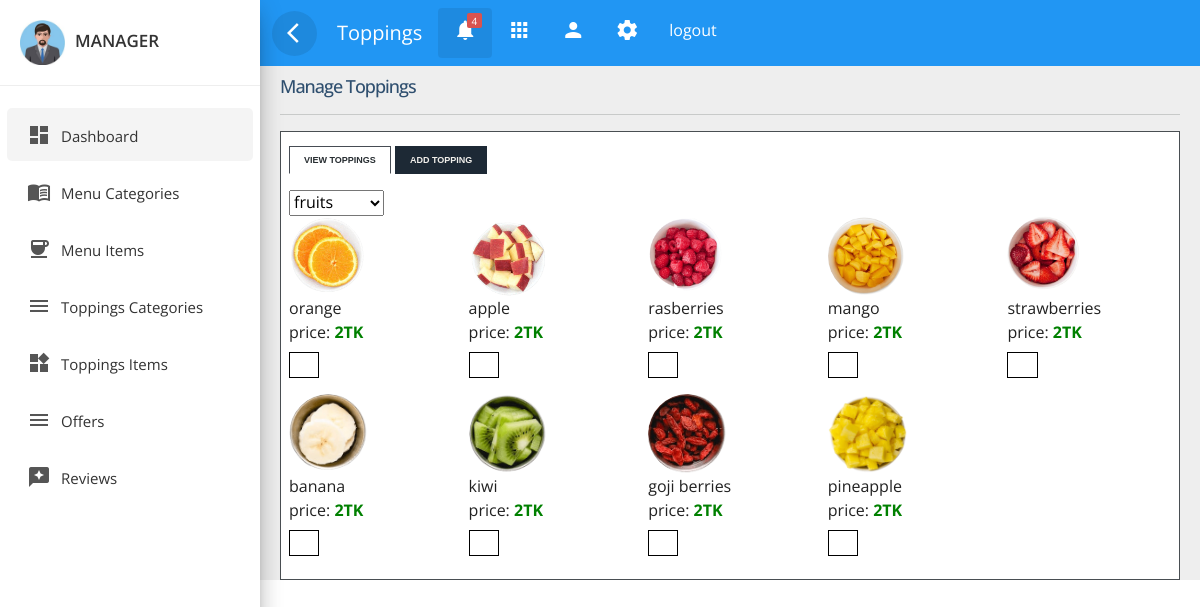
Screenshot of /admin_panel/manager/manager_toppings.php (signed in) with the database file from the repository.
### tables this page shows
CREATE TABLE `toppings` (
  `topping_id` int(11) NOT NULL,
  `topping_name` varchar(30) NOT NULL,
  `topping_image` varchar(30) NOT NULL,
  `topping_price` float NOT NULL,
  `topping_category_id` int(11) NOT NULL
);

### admin_panel/manager/manager_toppings.php (the view, shortened to what this page needs)
<!doctype html>
<html lang="en">
<head>
	<link rel="stylesheet" href="../../plugins/bootstrap-5.1.3/css/bootstrap.min.css">
	<link rel="stylesheet" href="../css/custom.css">
	<link rel="stylesheet" href="../css/sidebar.css">
	<link rel="stylesheet" href="../css/top_navbar.css">
	<link rel="stylesheet" href="../css/tabbed_box.css">
</head>
<body>
	<?php
include_once('../../includes/db_connect.php');
?>
	<div class="wrapper">
		<?php
        include('../includes/manager_sidebar.php'); ?>
		<div id="content">
			<?php
        $section = "Toppings";
        include('../includes/top_navbar.php'); ?>
			<div class="main-content">
				<div id="tabbed_box" class="tabbed_box">
					<h4>Manage Toppings</h4>
					<hr />
					<div class="tabbed_area">
						<ul class="tabs">
							<li><a href="javascript:tabSwitch('tab_1', 'content_1');" id="tab_1" class="active">View
									Toppings</a></li>
							<li><a href="javascript:tabSwitch('tab_2', 'content_2');" id="tab_2">Add Topping</a></li>
						</ul>
						<div id="content_1" class="content">
							<div class="row ">
								<div class="col-lg-12 col-md-12">
									<div class="card">
										<div class="card-content">
											<?php
                                        $query = "SELECT topping_category_name FROM toppingscategory";
                                        $result = mysqli_query($conn, $query);
                                        echo "<select class='menu-tabs2'>";
                                        while ($row = mysqli_fetch_assoc($result)) { ?>
											<option class="menu-tab-item"
												data-target="#<?php echo $row['topping_category_name'] ?>">
												<?php echo $row['topping_category_name'] ?>
											</option>
											<?php }
                                        echo "</select>";
                                        $query = "SELECT topping_id, topping_name, topping_price, topping_image,t1.topping_category_id,topping_category_name
                                       FROM toppings t1,toppingscategory t2 WHERE t1.topping_category_id=t2.topping_category_id";
                                        $result = mysqli_query($conn, $query); ?>
											<div class="toppings">
												<?php
                                        while ($row = mysqli_fetch_assoc($result)) { ?>
												<div class="toppings_info topping_<?php echo $row['topping_id']; ?> <?php if ($row['topping_category_id'] == 1) {
		                                        echo 'show';
	                                        } ?>"
													id="<?php echo $row['topping_category_name']; ?>">
													<div class="topping-img">
														<img id="image_<?php echo $row['topping_id']; ?>"
															src="../../<?php echo $row['topping_image'] ?>">
													</div>
													<div class="card-title">
														<span id="name_<?php echo $row['topping_id']; ?>">
															<?php echo $row['topping_name'] ?>
														</span>
														<span>price:<span class="topping-price"
																id="price_<?php echo $row['topping_id']; ?>">
																<?php echo $row['topping_price'] ?>TK
															</span></span>
													</div>
													<div class="card-button">
														<button class="update_topping"
															id="<?php echo $row['topping_id'] ?>">
														</button>
														<button class="delete_topping"
															id="<?php echo $row['topping_id'] ?>">
														</button>
													</div>
												</div>
												<?php } ?>
											</div>
										</div>
									</div>
								</div>
							</div>
						</div>
					</div>
				</div>
			</div>
		</div>
	</div>
</body>
</html>

### admin_panel/includes/manager_sidebar.php (shortened to what this page needs)
<nav id="sidebar">
            <div class="sidebar-header">
                <h3><img src="../../images/managers/<?php echo $_SESSION['manager_image'] ?>" class="img-fluid"/><span><?php echo $_SESSION['manager_username'] ?></span></h3>
            </div>
            <ul class="list-unstyled components">
                <li  class="active">
                        <a href="manager_dashboard.php" class="dashboard"><i class="material-icons">dashboard</i><span>Dashboard</span></a>
                </li>
                <li class="">
                    <a href="manager_menu.php"><i class="material-icons">menu_book</i><span>Menu Categories</span></a>
                </li>
                <li class="">
                    <a href="manager_menuItems.php"><i class="material-icons">coffee</i><span>Menu Items</span></a>
                </li>
                <li class="">
                    <a href="manager_toppingsCategory.php"><i class="material-icons">menu</i><span>Toppings Categories</span></a>
                </li>
                <li class="">
                    <a href="manager_toppings.php"><i class="material-icons">widgets</i><span>Toppings Items</span></a>
                </li>
                 <li class="">
                    <a href="manager_addOffers.php"><i class="material-icons">menu</i><span>Offers</span></a>
                </li>
                <li class="">
                    <a href="view_reviews.php"><i class="material-icons">reviews</i><span>Reviews</span></a>
                </li>
            </ul>
</nav>

### admin_panel/includes/top_navbar.php (shortened to what this page needs)
<div class="top-navbar">
            <nav class="navbar navbar-expand-lg">
                <div class="container-fluid">
                    <button type="button" id="sidebarCollapse" class="d-xl-block d-lg-block d-md-mone d-none">
                        <span class="material-icons">arrow_back_ios</span>
                    </button>
					<a class="navbar-brand" href="#"> <?php echo $section ?> </a>
                    <div class="collapse navbar-collapse d-lg-block d-xl-block d-sm-none d-md-none d-none" id="navbarSupportedContent">
                        <ul class="nav navbar-nav ml-auto">
                            <li class="dropdown nav-item active">
                                <a href="#" class="nav-link" data-toggle="dropdown">
                                   <span class="material-icons">notifications</span>
								   <span class="notification">4</span>
                               </a>
                            </li>
                            <li class="nav-item">
                                <a class="nav-link" href="#">
								<span class="material-icons">apps</span>
								</a>
                            </li>
                            <li class="nav-item">
                                <a class="nav-link" href="#">
								<span class="material-icons">person</span>
								</a>
                            </li>
							<li class="nav-item">
                                <a class="nav-link" href="#">
								<span class="material-icons">settings</span>
								</a>
                            </li>
                            <li class="nav-item" id="logout">
                                <a class="nav-link" href="../logout.php">
								logout
								</a>
                            </li>
                        </ul>
                    </div>
                </div>
            </nav>
</div>

### admin_panel/css/custom.css (style rules this page uses)
:root { --green: #27ae60; --light-green: rgb(106, 230, 106); --black: #192a56; --orange: #ffb674; --dark-orange: #fc8d67; --light-orange: #fec5b1; --green2: #369583; --purple: #8c74ff; --blue: #74bdff; --light-blue: #74e7ff; --light-pink: #ffb3e4; --brown: #564519; --pink: #ff7497; --light-color: #666; --box-shadow: 0 0.5rem 1.5rem rgba(0, 0, 0, 0.1); }
body, html { font-family: 'Roboto', sans-serif; color: #555e58; font-weight: 400; margin:0px; padding:0px; }
button { border:none; outline:none; background-color:transparent; }
a { color: #333; font-weight: 400; }
button { cursor:pointer; }
ul, ol { padding: 0; margin:0px; list-style: none; }
a, a:hover, a:focus { color: #333; text-decoration: none; transition: all 0.3s; }
.material-icons { font-family: 'Material Icons'; font-weight: normal; font-style: normal; font-size: 24px; display: inline-block; line-height: 1; text-transform: none; letter-spacing: normal; word-wrap: normal; white-space: nowrap; direction: ltr; -webkit-font-smoothing: antialiased; text-rendering: optimizeLegibility; -moz-osx-font-smoothing: grayscale; font-feature-settings: 'liga'; }
.wrapper { position: relative; width:100%; overflow:auto; }
.show { display: block; }
.show { display:block; }
.toppings { display: grid; grid-template-columns: repeat(auto-fit, minmax(10rem, 1fr)); gap: 1rem; }
.toppings .toppings_info.show { display: block; }
.toppings .toppings_info { display:flex; flex-direction:column; justify-content: center; align-items: center; }
.toppings .toppings_info .topping-img { width:5em; height: 5em; border-radius: 50%; }
.toppings .toppings_info .topping-img img { width:100%; height: 100%; border-radius: 50%; object-fit: cover; }
.toppings .toppings_info .card-title { display:flex; flex-direction: column; }
.toppings .toppings_info .topping-price { font-weight: bold; color: green; }
.toppings .toppings_info .card-button { width: fit-content; border:1px solid black; }
.toppings .toppings_info { display: none; }
@media only screen and (min-width:992px) { #content { width: calc(100% - 260px); position: relative; float: right; transition: all 0.3s; background-color: #EEEEEE; } }

### admin_panel/css/sidebar.css (style rules this page uses)
#sidebar { position:fixed; height:100vh!important; top: 0; bottom: 0; left: 0; z-index:11; width: 260px; overflow:auto; transition:all 0.3s ; background: #FFFFFF; box-shadow: 0 10px 30px -12px rgb(0 0 0 / 42%), 0 4px 25px 0px rgb(0 0 0 / 12%), 0 8px 10px -5px rgb(0 0 0 / 20%); }
#sidebar .sidebar-header { padding:20px; background-color:#ffffff; border-bottom:1px solid #eee; }
.sidebar-header h3 { color:#333; font-size:17px; margin:0px; text-transform:uppercase; transition:all 0.5s ease; font-weight:600; }
.sidebar-header h3 img { width:45px; margin-right:10px; }
#sidebar ul li { padding:2px 7px; }
#sidebar ul li.active>a { color: #333; background-color: rgba(200, 200, 200, 0.2); }
#sidebar ul.components { padding: 20px 0; }
#sidebar ul li a { padding: 10px; line-height: 30px; border-radius:5px; font-size: 15px; position:relative; font-weight: 400; display: block; }
#sidebar ul li a span { text-transform:capitalize; display:inline-block; }
#sidebar ul li a i { position: relative; margin-right: 10px; top: 5px; color: #555555; margin-left: 10px; }

### admin_panel/css/top_navbar.css (style rules this page uses)
#content { position: relative; transition: all 0.3s; background-color: #EEEEEE; }
.top-navbar { width:100%; z-index:9; position:relative; }
.main-content { padding:10px 20px 0px 20px; position: relative; width: 100%; }
.navbar { background-color: #2196F3; color: #FFFFFF; }
.navbar-brand { color: #FFFFFF; }
.navbar button { background-color:transparent; border:none; }
.navbar button span { color:#fff; }
#sidebarCollapse { border-radius:50%; width:45px; height:45px; text-align:center; line-height:45px; margin-right:20px; border:none; color: #FFFFFF; background-color: rgba(0, 0, 0, 0.09); }
#sidebarCollapse span { margin: 9px; padding: 0px; }
.navbar-nav > li.active { color: #FFFFFF; border-radius:4px; background-color: rgba(0, 0, 0, 0.08); }
.navbar-nav > li > a { color: #FFFFFF; }
.navbar .notification { position: absolute; top: 5px; right: 10px; display: block; font-size: 9px; border: 0px; font-size: 10px; background: #d9534f; min-width: 15px; text-align: center; padding: 1px 5px; height: 15px; border-radius: 2px; line-height: 14px; }
.navbar-nav li a { position: relative; display: block; padding: 10px 15px!important; cursor: pointer; }

### rows the page displays
toppings: topping_image (picture), topping_name "orange", topping_price "2"
toppings: topping_image (picture), topping_name "apple", topping_price "2"
toppings: topping_image (picture), topping_name "rasberries", topping_price "2"
toppings: topping_image (picture), topping_name "mango", topping_price "2"
toppings: topping_image (picture), topping_name "strawberries", topping_price "2"
toppings: topping_image (picture), topping_name "banana", topping_price "2"
toppings: topping_image (picture), topping_name "kiwi", topping_price "2"
toppings: topping_image (picture), topping_name "goji berries", topping_price "2"
toppings: topping_image (picture), topping_name "pineapple", topping_price "2"

### other values shown
$_SESSION['manager_username'] "MANAGER"
$section "Toppings"
form field value "fruits"
